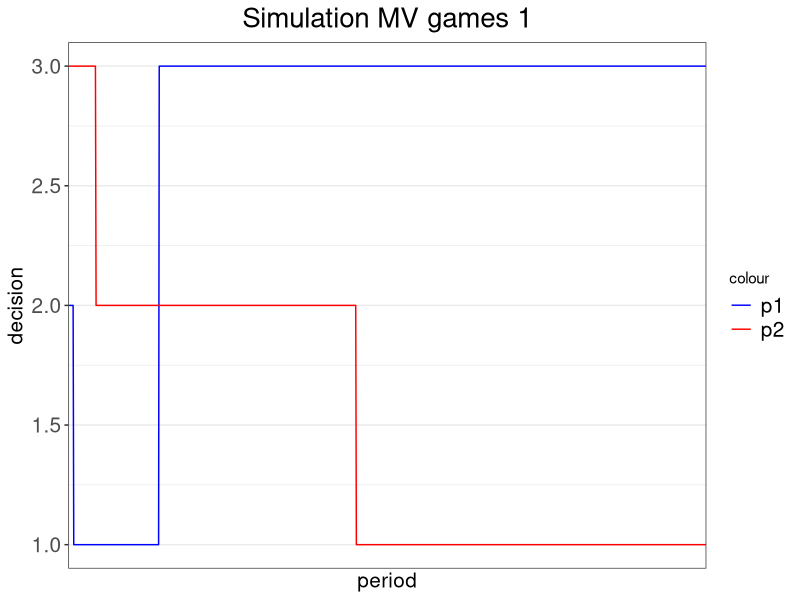
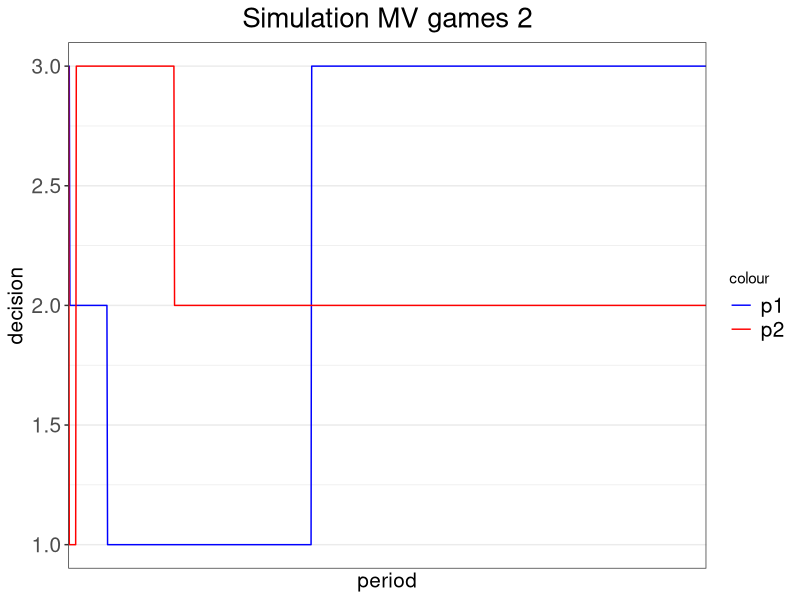
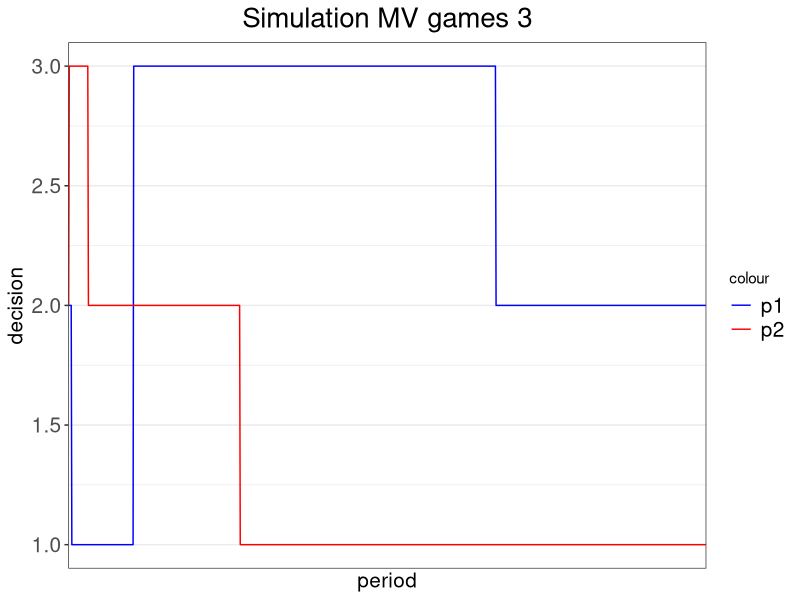
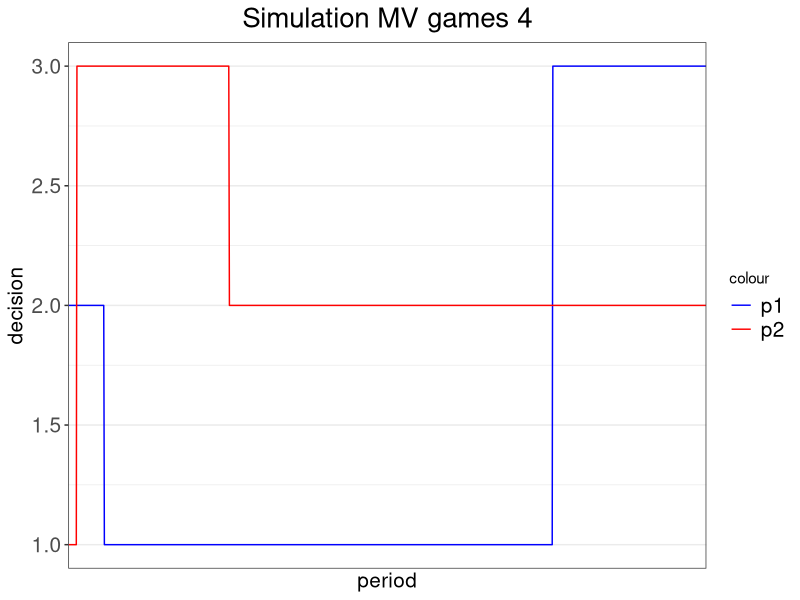
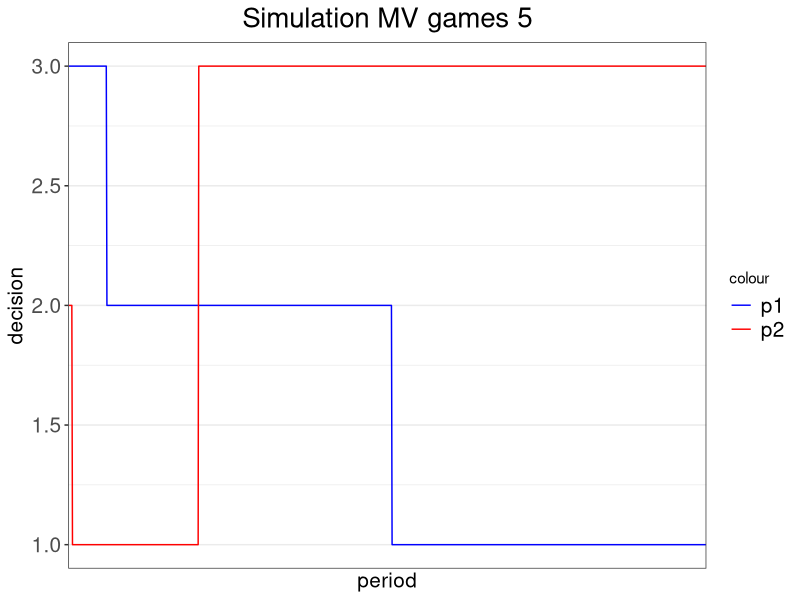
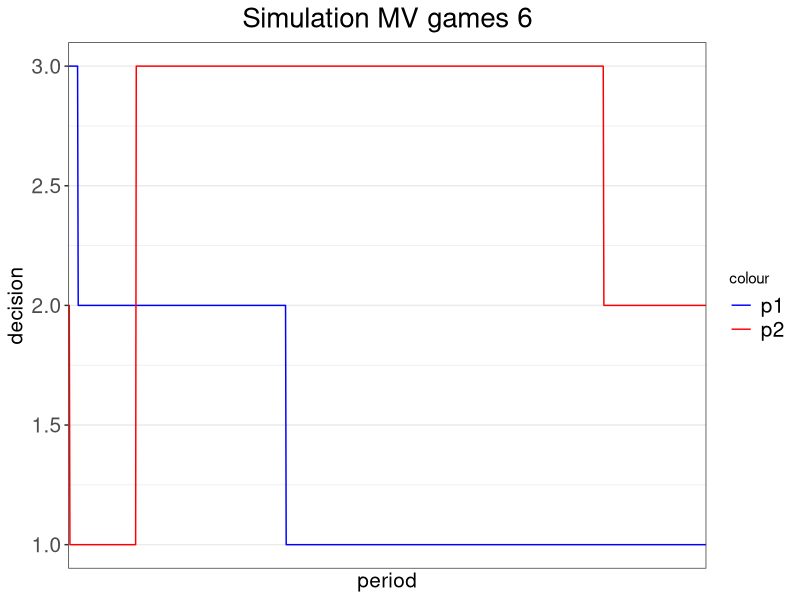
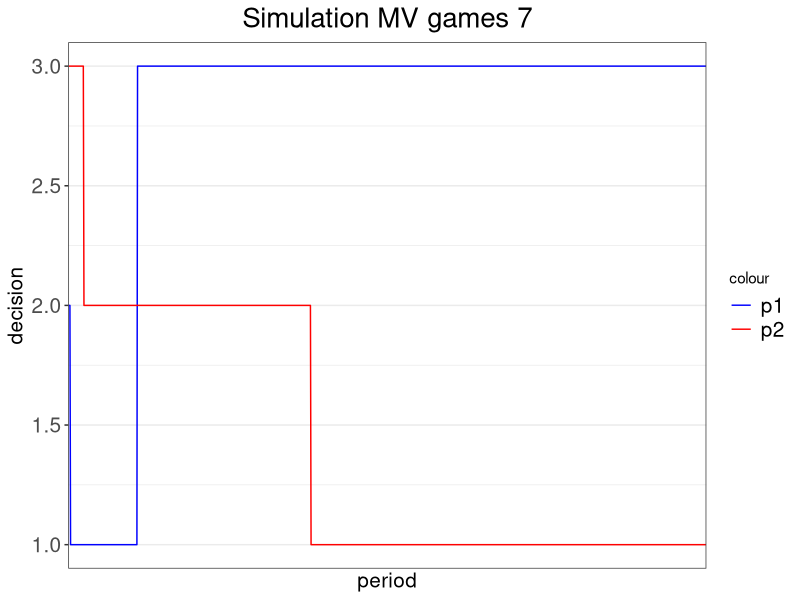
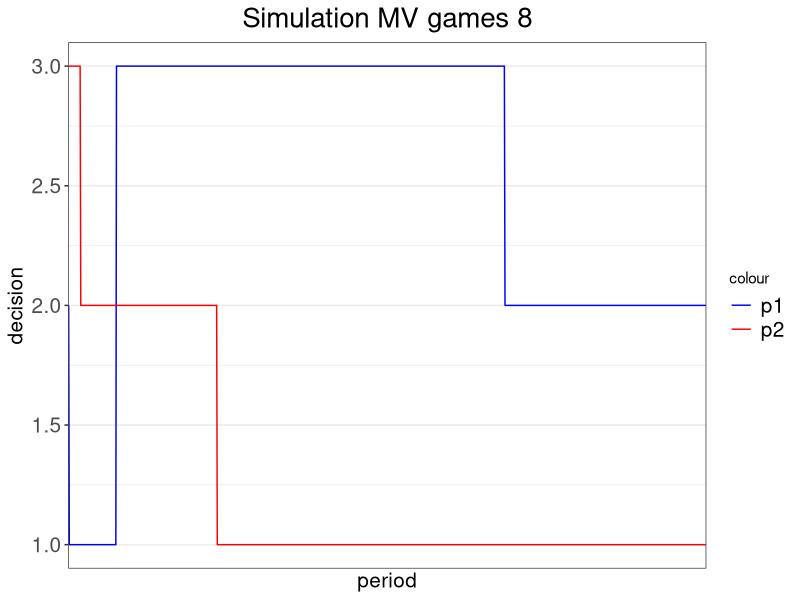

Recreate these plots in R, in order.
# add package
library(ggplot2)

# set up the payoff matrix
pay_MV = matrix(c(0,200,100,100,0,200,200,100,0),3,3) # payoff matrix 3x3


# build the payoff function (chicken, can be switched to MV)
payoff = function(my_choice, your_choice){
  return(pay_MV[my_choice, your_choice])
}


# build the regret function for action m (m is 1,2,or 3)
regret = function(m, iteration, my_history, your_history){
  
  # calculate the length of history
  len_history = iteration - 1
  
  # get my most recent decision
  lastchoice = my_history[len_history]
  
  # create a regret payoff term
  my_regret = rep(0, len_history)
  
  # loop over previous periods to replace the choice with decision 1
  for (i in 1:len_history){
    if (my_history[i] == lastchoice){
      my_regret[i] = payoff(m, your_history[i])
    }
    else{
      my_regret[i] = payoff(my_history[i], your_history[i])
    }
  }
  
  # calculate and return the regret
  return(mean(my_regret))
}


# build the decision function based on the regret function
decision = function(mu, iteration, my_history, your_history){
  
  # get my most recent decision
  lastchoice = my_history[iteration-1]
  
  # compute regret for all possible decisions
  regret1 = regret(1, iteration, my_history, your_history)
  regret2 = regret(2, iteration, my_history, your_history)
  regret3 = regret(3, iteration, my_history, your_history)
  
  # calculate the decision when my last choice is 1
  if (lastchoice == 1){
    if (regret1 == max(regret1, regret2, regret3)){return(1)}
    else{
      # switch with a positive probability from 1 to 2 or from 1 to 3
      seed2 = runif(1,0,1)
      prob2 = (regret2-regret1)/mu
      seed3 = runif(1,0,1)
      prob3 = (regret3-regret1)/mu
      if (seed2<=prob2 & seed3>prob3){return(2)}
      else if (seed2>prob2 & seed3<=prob3){return(3)}
      else if (seed2>prob2 & seed3>prob3){return(1)}
      else{
        if (prob2>prob3){return(2)}
        else if (prob2<prob3){return(3)}
        else{return(sample(c(2,3), 1))}
      }
    }
  }
  
  # calculate the decision when my last choice is 2
  if (lastchoice == 2){
    if (regret2 == max(regret1, regret2, regret3)){return(2)}
    else{
      # switch with a positive probability from 2 to 1 or from 2 to 3
      seed1 = runif(1,0,1)
      prob1 = (regret1-regret2)/mu
      seed3 = runif(1,0,1)
      prob3 = (regret3-regret2)/mu
      if (seed1<=prob1 & seed3>prob3){return(1)}
      else if (seed1>prob1 & seed3<=prob3){return(3)}
      else if (seed1>prob1 & seed3>prob3){return(2)}
      else{
        if (prob1>prob3){return(1)}
        else if (prob1<prob3){return(3)}
        else{return(sample(c(1,3), 1))}
      }
    }
  }
  
  # calculate the decision when my last choice is 2
  if (lastchoice == 3){
    if (regret3 == max(regret1, regret2, regret3)){return(3)}
    else{
      # switch with a positive probability from 2 to 1 or from 2 to 3
      seed1 = runif(1,0,1)
      prob1 = (regret1-regret3)/mu
      seed2 = runif(1,0,1)
      prob2 = (regret2-regret3)/mu
      if (seed1<=prob1 & seed2>prob2){return(1)}
      else if (seed1>prob1 & seed2<=prob2){return(2)}
      else if (seed1>prob1 & seed2>prob2){return(3)}
      else{
        if (prob1>prob2){return(1)}
        else if (prob1<prob2){return(2)}
        else{return(sample(c(1,2), 1))}
      }
    }
  }
}


# set up the parameters for the simulation
mu = 1000 # HM2000 probability parameter
n = 1000 # number of periods in each simulation
sim = 20 # number of simulations
experiment = 1 # number of experimentation periods where players randomly make decisions

# run the simulations
for (s in 1:sim){
  
  # set up the vectors for choices and game parameters
  history_p1 = rep(0, n)
  history_p2 = rep(0, n)
  #payoff_p1 = rep(0, n)
  #payoff_p2 = rep(0, n)
  
  # calculate the experimentation periods with random starting decisions
  history_p1[1:experiment] = sample(1:3, experiment, replace = TRUE)
  history_p2[1:experiment] = sample(1:3, experiment, replace = TRUE)
  #payoff_p1[1] = payoff(history_p1[1], history_p2[1])
  #payoff_p2[1] = payoff(history_p2[1], history_p1[1])
  
  # calculate the rest of the decisions to n periods
  for (i in (experiment+1):n){
    history_p1[i] = decision(mu, i, history_p1, history_p2)
    history_p2[i] = decision(mu, i, history_p2, history_p1)
  }
  df = data.frame(
    p1_choice = history_p1,
    p2_choice = history_p2,
    period = 1:n
  )
  
  # graph the decision making
  title = paste('Simulation MV games', as.character(s), sep = ' ')
  file = paste("D:/Dropbox/Working Papers/Correlated Equilibrium/data/simulations/", title, sep = "")
  file = paste(file, ".png", sep = "")
  png(file, width = 600, height = 200)
  
  pic = ggplot(data = df) +
    geom_line(aes(x=period, y=p1_choice, colour='blue')) +
    geom_line(aes(x=period, y=p2_choice, colour='red')) +
    scale_x_discrete(name='period', waiver()) +
    scale_y_continuous(name='decision', limits=c(1,3)) +
    ggtitle(title) + 
    theme_bw() + 
    scale_colour_manual(values=c('blue', 'red'), labels=c('p1', 'p2')) +
    theme(plot.title = element_text(hjust = 0.5, size = 20), legend.text = element_text(size = 15),
          axis.title.x = element_text(size = 15), axis.title.y = element_text(size = 15),
          axis.text.x = element_text(size = 15), axis.text.y = element_text(size = 15))
  
  print(pic)
  dev.off()
  
}








